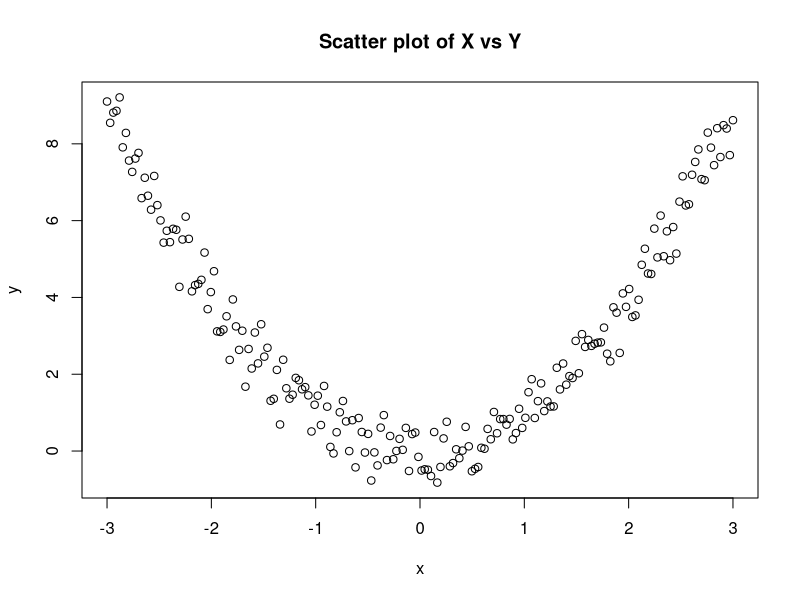
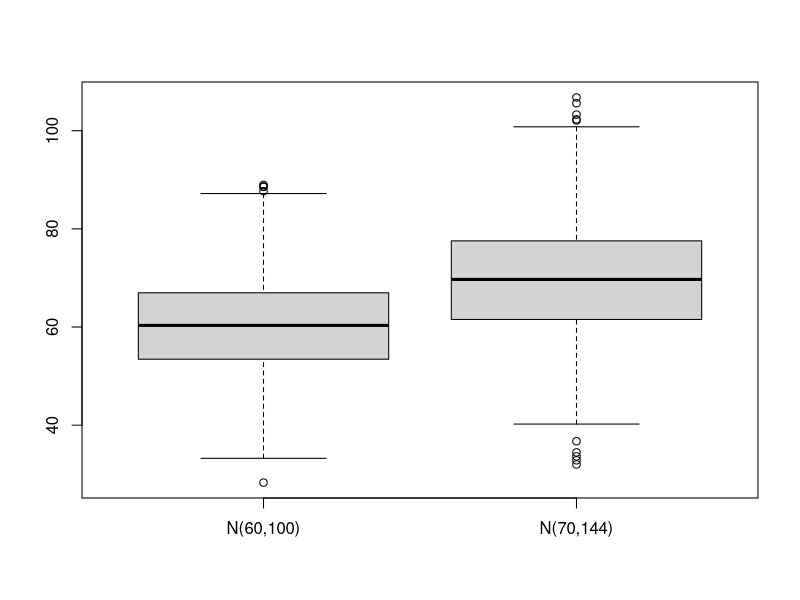
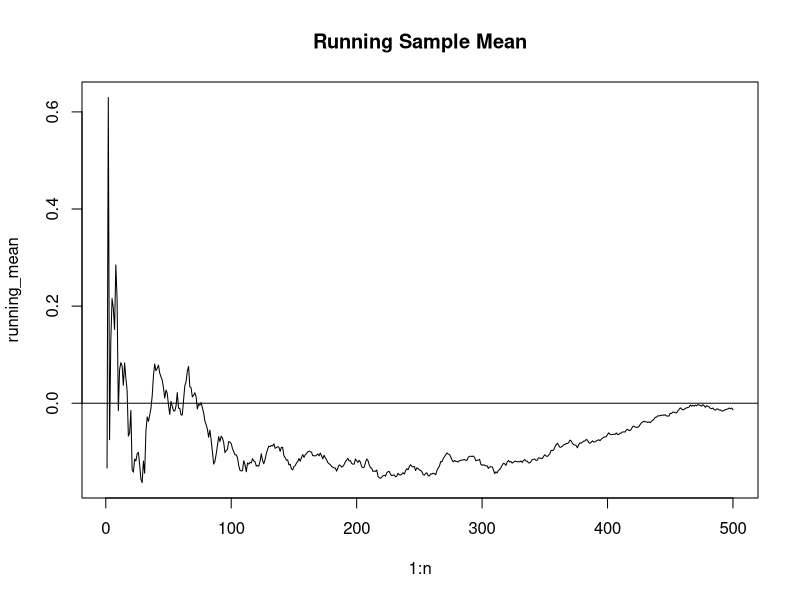

The R script that drew these images, in order:
#Question-2
#a
x<-seq(-3,3,length.out=200)
epsilon<-rnorm(200,mean=0,sd=0.5)
y<-x^2+epsilon
#b
cov(x,y); 
#c
cor(x,y)
#d
plot(x,y,main="Scatter plot of X vs Y")


#Question-3
set1<-rnorm(1000,60,10)
set2<-rnorm(1000,70,12)
boxplot(set1,set2,names=c("N(60,100)","N(70,144)"))


#Question-4


#Question-5
#a
n<-500
x<-rnorm(n, 0, 1)
#b
running_mean<-cumsum(x)/(1:n)
#c
plot(1:n, running_mean, type="l", main="Running Sample Mean")
#d
abline(h=0)
#e

#Question-6
#a
#b
#c
#d
#e


#Question-1
#a
divby3 <- c()
while(length(divby3) < 10) {
  num <- sample(1:100, 1)
  if(num %% 3 == 0) {
    divby3 <- c(divby3, num)
  }
}
print(divby3)

#b:
nums <- c()
running_sum <- 0
while(running_sum <= 100) {
  val <- sample(1:20, 1)
  nums <- c(nums, val)
  running_sum <- running_sum + val
  if(val > 10) print(paste(val, "is greater than 10"))
  else print(paste(val, "is less than or equal to 10"))
}
